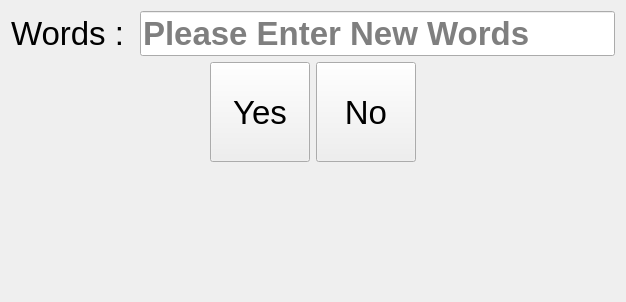
<?xml version="1.0" encoding="UTF-8"?>
<ui version="4.0">
 <class>WordsLearningClass</class>
 <widget class="QWidget" name="WordsLearningClass">
  <property name="geometry">
   <rect>
    <x>0</x>
    <y>0</y>
    <width>626</width>
    <height>302</height>
   </rect>
  </property>
  <property name="windowTitle">
   <string>WordsLearning</string>
  </property>
  <layout class="QVBoxLayout" name="verticalLayout">
   <item>
    <layout class="QHBoxLayout" name="horizontalLayout">
     <item>
      <widget class="QLabel" name="label">
       <property name="font">
        <font>
         <pointsize>25</pointsize>
        </font>
       </property>
       <property name="text">
        <string>Words : </string>
       </property>
      </widget>
     </item>
     <item>
      <widget class="QLineEdit" name="lineEdit">
       <property name="minimumSize">
        <size>
         <width>470</width>
         <height>0</height>
        </size>
       </property>
       <property name="font">
        <font>
         <pointsize>25</pointsize>
         <bold>true</bold>
        </font>
       </property>
       <property name="text">
        <string/>
       </property>
       <property name="placeholderText">
        <string>Please Enter New Words</string>
       </property>
      </widget>
     </item>
    </layout>
   </item>
   <item>
    <layout class="QHBoxLayout" name="horizontalLayout_3">
     <item>
      <spacer name="horizontalSpacer">
       <property name="orientation">
        <enum>Qt::Orientation::Horizontal</enum>
       </property>
       <property name="sizeHint" stdset="0">
        <size>
         <width>40</width>
         <height>20</height>
        </size>
       </property>
      </spacer>
     </item>
     <item>
      <layout class="QHBoxLayout" name="horizontalLayout_2">
       <item>
        <widget class="QPushButton" name="btnY">
         <property name="minimumSize">
          <size>
           <width>100</width>
           <height>100</height>
          </size>
         </property>
         <property name="font">
          <font>
           <pointsize>25</pointsize>
          </font>
         </property>
         <property name="text">
          <string>Yes</string>
         </property>
        </widget>
       </item>
       <item>
        <widget class="QPushButton" name="btnN">
         <property name="minimumSize">
          <size>
           <width>100</width>
           <height>100</height>
          </size>
         </property>
         <property name="font">
          <font>
           <pointsize>25</pointsize>
          </font>
         </property>
         <property name="text">
          <string>No</string>
         </property>
        </widget>
       </item>
      </layout>
     </item>
     <item>
      <spacer name="horizontalSpacer_2">
       <property name="orientation">
        <enum>Qt::Orientation::Horizontal</enum>
       </property>
       <property name="sizeHint" stdset="0">
        <size>
         <width>40</width>
         <height>20</height>
        </size>
       </property>
      </spacer>
     </item>
    </layout>
   </item>
   <item>
    <spacer name="verticalSpacer">
     <property name="orientation">
      <enum>Qt::Orientation::Vertical</enum>
     </property>
     <property name="sizeHint" stdset="0">
      <size>
       <width>20</width>
       <height>116</height>
      </size>
     </property>
    </spacer>
   </item>
  </layout>
 </widget>
 <layoutdefault spacing="6" margin="11"/>
 <resources/>
 <connections/>
</ui>
